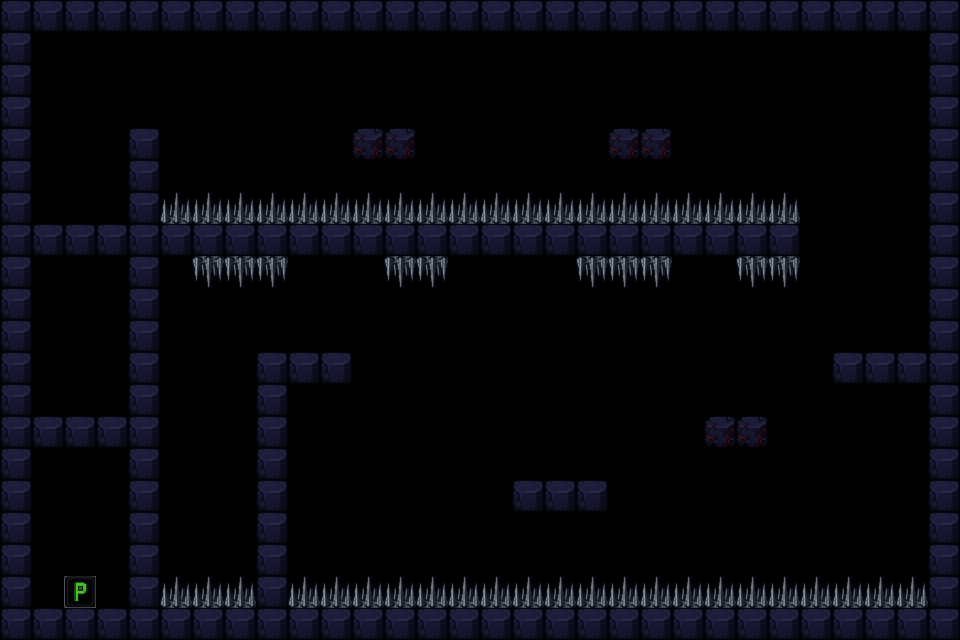

Below is a game level as drawn by its tile map, then a one-line description and the .tmx file that defines it, in full:
An orthogonal 30x20 tile map with 32x32 px tiles, 5 tile layers (solid, oneway, cracked, traps, ...).

<map version="1.10" tiledversion="1.12.1" orientation="orthogonal" renderorder="right-down" width="30" height="20" tilewidth="32" tileheight="32" infinite="0" nextlayerid="11" nextobjectid="1">
 <tileset firstgid="1" source="block.tsx" />
 <layer id="2" name="solid" width="30" height="20">
  <data encoding="csv">
9,9,9,9,9,9,9,9,9,9,9,9,9,9,9,9,9,9,9,9,9,9,9,9,9,9,9,9,9,9,
9,0,0,0,0,0,0,0,0,0,0,0,0,0,0,0,0,0,0,0,0,0,0,0,0,0,0,0,0,9,
9,0,0,0,0,0,0,0,0,0,0,0,0,0,0,0,0,0,0,0,0,0,0,0,0,0,0,0,0,9,
9,0,0,0,0,0,0,0,0,0,0,0,0,0,0,0,0,0,0,0,0,0,0,0,0,0,0,0,0,9,
9,0,0,0,9,0,0,0,0,0,0,0,0,0,0,0,0,0,0,0,0,0,0,0,0,0,0,0,0,9,
9,0,0,0,9,0,0,0,0,0,0,0,0,0,0,0,0,0,0,0,0,0,0,0,0,0,0,0,0,9,
9,0,0,0,9,0,0,0,0,0,0,0,0,0,0,0,0,0,0,0,0,0,0,0,0,0,0,0,0,9,
9,0,0,0,9,0,0,0,0,0,0,0,0,0,0,0,0,0,0,0,0,0,0,0,0,0,0,0,0,9,
9,0,0,0,9,0,0,0,0,0,0,0,0,0,0,0,0,0,0,0,0,0,0,0,0,0,0,0,0,9,
9,0,0,0,9,0,0,0,0,0,0,0,0,0,0,0,0,0,0,0,0,0,0,0,0,0,0,0,0,9,
9,0,0,0,9,0,0,0,0,0,0,0,0,0,0,0,0,0,0,0,0,0,0,0,0,0,0,0,0,9,
9,0,0,0,9,0,0,0,9,0,0,0,0,0,0,0,0,0,0,0,0,0,0,0,0,0,0,0,0,9,
9,0,0,0,9,0,0,0,9,0,0,0,0,0,0,0,0,0,0,0,0,0,0,0,0,0,0,0,0,9,
9,0,0,0,9,0,0,0,9,0,0,0,0,0,0,0,0,0,0,0,0,0,0,0,0,0,0,0,0,9,
9,0,0,0,9,0,0,0,9,0,0,0,0,0,0,0,0,0,0,0,0,0,0,0,0,0,0,0,0,9,
9,0,0,0,9,0,0,0,9,0,0,0,0,0,0,0,0,0,0,0,0,0,0,0,0,0,0,0,0,9,
9,0,0,0,9,0,0,0,9,0,0,0,0,0,0,0,0,0,0,0,0,0,0,0,0,0,0,0,0,9,
9,0,0,0,9,0,0,0,9,0,0,0,0,0,0,0,0,0,0,0,0,0,0,0,0,0,0,0,0,9,
9,0,0,0,9,0,0,0,9,0,0,0,0,0,0,0,0,0,0,0,0,0,0,0,0,0,0,0,0,9,
9,9,9,9,9,9,9,9,9,9,9,9,9,9,9,9,9,9,9,9,9,9,9,9,9,9,9,9,9,9
</data>
 </layer>
 <layer id="10" name="oneway" width="30" height="20">
  <data encoding="csv">
0,0,0,0,0,0,0,0,0,0,0,0,0,0,0,0,0,0,0,0,0,0,0,0,0,0,0,0,0,0,
0,0,0,0,0,0,0,0,0,0,0,0,0,0,0,0,0,0,0,0,0,0,0,0,0,0,0,0,0,0,
0,0,0,0,0,0,0,0,0,0,0,0,0,0,0,0,0,0,0,0,0,0,0,0,0,0,0,0,0,0,
0,0,0,0,0,0,0,0,0,0,0,0,0,0,0,0,0,0,0,0,0,0,0,0,0,0,0,0,0,0,
0,0,0,0,0,0,0,0,0,0,0,0,0,0,0,0,0,0,0,0,0,0,0,0,0,0,0,0,0,0,
0,0,0,0,0,0,0,0,0,0,0,0,0,0,0,0,0,0,0,0,0,0,0,0,0,0,0,0,0,0,
0,0,0,0,0,0,0,0,0,0,0,0,0,0,0,0,0,0,0,0,0,0,0,0,0,0,0,0,0,0,
0,9,9,9,0,9,9,9,9,9,9,9,9,9,9,9,9,9,9,9,9,9,9,9,9,0,0,0,0,0,
0,0,0,0,0,0,0,0,0,0,0,0,0,0,0,0,0,0,0,0,0,0,0,0,0,0,0,0,0,0,
0,0,0,0,0,0,0,0,0,0,0,0,0,0,0,0,0,0,0,0,0,0,0,0,0,0,0,0,0,0,
0,0,0,0,0,0,0,0,0,0,0,0,0,0,0,0,0,0,0,0,0,0,0,0,0,0,0,0,0,0,
0,0,0,0,0,0,0,0,0,9,9,0,0,0,0,0,0,0,0,0,0,0,0,0,0,0,9,9,9,0,
0,0,0,0,0,0,0,0,0,0,0,0,0,0,0,0,0,0,0,0,0,0,0,0,0,0,0,0,0,0,
0,9,9,9,0,0,0,0,0,0,0,0,0,0,0,0,0,0,0,0,0,0,0,0,0,0,0,0,0,0,
0,0,0,0,0,0,0,0,0,0,0,0,0,0,0,0,0,0,0,0,0,0,0,0,0,0,0,0,0,0,
0,0,0,0,0,0,0,0,0,0,0,0,0,0,0,0,9,9,9,0,0,0,0,0,0,0,0,0,0,0,
0,0,0,0,0,0,0,0,0,0,0,0,0,0,0,0,0,0,0,0,0,0,0,0,0,0,0,0,0,0,
0,0,0,0,0,0,0,0,0,0,0,0,0,0,0,0,0,0,0,0,0,0,0,0,0,0,0,0,0,0,
0,0,0,0,0,0,0,0,0,0,0,0,0,0,0,0,0,0,0,0,0,0,0,0,0,0,0,0,0,0,
0,0,0,0,0,0,0,0,0,0,0,0,0,0,0,0,0,0,0,0,0,0,0,0,0,0,0,0,0,0
</data>
 </layer>
 <layer id="9" name="cracked" width="30" height="20">
  <data encoding="csv">
0,0,0,0,0,0,0,0,0,0,0,0,0,0,0,0,0,0,0,0,0,0,0,0,0,0,0,0,0,0,
0,0,0,0,0,0,0,0,0,0,0,0,0,0,0,0,0,0,0,0,0,0,0,0,0,0,0,0,0,0,
0,0,0,0,0,0,0,0,0,0,0,0,0,0,0,0,0,0,0,0,0,0,0,0,0,0,0,0,0,0,
0,0,0,0,0,0,0,0,0,0,0,0,0,0,0,0,0,0,0,0,0,0,0,0,0,0,0,0,0,0,
0,0,0,0,0,0,0,0,0,0,0,11,11,0,0,0,0,0,0,11,11,0,0,0,0,0,0,0,0,0,
0,0,0,0,0,0,0,0,0,0,0,0,0,0,0,0,0,0,0,0,0,0,0,0,0,0,0,0,0,0,
0,0,0,0,0,0,0,0,0,0,0,0,0,0,0,0,0,0,0,0,0,0,0,0,0,0,0,0,0,0,
0,0,0,0,0,0,0,0,0,0,0,0,0,0,0,0,0,0,0,0,0,0,0,0,0,0,0,0,0,0,
0,0,0,0,0,0,0,0,0,0,0,0,0,0,0,0,0,0,0,0,0,0,0,0,0,0,0,0,0,0,
0,0,0,0,0,0,0,0,0,0,0,0,0,0,0,0,0,0,0,0,0,0,0,0,0,0,0,0,0,0,
0,0,0,0,0,0,0,0,0,0,0,0,0,0,0,0,0,0,0,0,0,0,0,0,0,0,0,0,0,0,
0,0,0,0,0,0,0,0,0,0,0,0,0,0,0,0,0,0,0,0,0,0,0,0,0,0,0,0,0,0,
0,0,0,0,0,0,0,0,0,0,0,0,0,0,0,0,0,0,0,0,0,0,0,0,0,0,0,0,0,0,
0,0,0,0,0,0,0,0,0,0,0,0,0,0,0,0,0,0,0,0,0,0,11,11,0,0,0,0,0,0,
0,0,0,0,0,0,0,0,0,0,0,0,0,0,0,0,0,0,0,0,0,0,0,0,0,0,0,0,0,0,
0,0,0,0,0,0,0,0,0,0,0,0,0,0,0,0,0,0,0,0,0,0,0,0,0,0,0,0,0,0,
0,0,0,0,0,0,0,0,0,0,0,0,0,0,0,0,0,0,0,0,0,0,0,0,0,0,0,0,0,0,
0,0,0,0,0,0,0,0,0,0,0,0,0,0,0,0,0,0,0,0,0,0,0,0,0,0,0,0,0,0,
0,0,0,0,0,0,0,0,0,0,0,0,0,0,0,0,0,0,0,0,0,0,0,0,0,0,0,0,0,0,
0,0,0,0,0,0,0,0,0,0,0,0,0,0,0,0,0,0,0,0,0,0,0,0,0,0,0,0,0,0
</data>
 </layer>
 <layer id="6" name="traps" width="30" height="20">
  <data encoding="csv">
0,0,0,0,0,0,0,0,0,0,0,0,0,0,0,0,0,0,0,0,0,0,0,0,0,0,0,0,0,0,
0,0,0,0,0,0,0,0,0,0,0,0,0,0,0,0,0,0,0,0,0,0,0,0,0,0,0,0,0,0,
0,0,0,0,0,0,0,0,0,0,0,0,0,0,0,0,0,0,0,0,0,0,0,0,0,0,0,0,0,0,
0,0,0,0,0,0,0,0,0,0,0,0,0,0,0,0,0,0,0,0,0,0,0,0,0,0,0,0,0,0,
0,0,0,0,0,0,0,0,0,0,0,0,0,0,0,0,0,0,0,0,0,0,0,0,0,0,0,0,0,0,
0,0,0,0,0,0,0,0,0,0,0,0,0,0,0,0,0,0,0,0,0,0,0,0,0,0,0,0,0,0,
0,0,0,0,0,2,2,2,2,2,2,2,2,2,2,2,2,2,2,2,2,2,2,2,2,0,0,0,0,0,
0,0,0,0,0,0,0,0,0,0,0,0,0,0,0,0,0,0,0,0,0,0,0,0,0,0,0,0,0,0,
0,0,0,0,0,0,1073741826,1073741826,1073741826,0,0,0,1073741826,1073741826,0,0,0,0,1073741826,1073741826,1073741826,0,0,1073741826,1073741826,0,0,0,0,0,
0,0,0,0,0,0,0,0,0,0,0,0,0,0,0,0,0,0,0,0,0,0,0,0,0,0,0,0,0,0,
0,0,0,0,0,0,0,0,0,0,0,0,0,0,0,0,0,0,0,0,0,0,0,0,0,0,0,0,0,0,
0,0,0,0,0,0,0,0,0,0,0,0,0,0,0,0,0,0,0,0,0,0,0,0,0,0,0,0,0,0,
0,0,0,0,0,0,0,0,0,0,0,0,0,0,0,0,0,0,0,0,0,0,0,0,0,0,0,0,0,0,
0,0,0,0,0,0,0,0,0,0,0,0,0,0,0,0,0,0,0,0,0,0,0,0,0,0,0,0,0,0,
0,0,0,0,0,0,0,0,0,0,0,0,0,0,0,0,0,0,0,0,0,0,0,0,0,0,0,0,0,0,
0,0,0,0,0,0,0,0,0,0,0,0,0,0,0,0,0,0,0,0,0,0,0,0,0,0,0,0,0,0,
0,0,0,0,0,0,0,0,0,0,0,0,0,0,0,0,0,0,0,0,0,0,0,0,0,0,0,0,0,0,
0,0,0,0,0,0,0,0,0,0,0,0,0,0,0,0,0,0,0,0,0,0,0,0,0,0,0,0,0,0,
0,0,0,0,0,2,2,2,0,2,2,2,2,2,2,2,2,2,2,2,2,2,2,2,2,2,2,2,2,0,
0,0,0,0,0,0,0,0,0,0,0,0,0,0,0,0,0,0,0,0,0,0,0,0,0,0,0,0,0,0
</data>
 </layer>
 <layer id="7" name="player" width="30" height="20">
  <data encoding="csv">
0,0,0,0,0,0,0,0,0,0,0,0,0,0,0,0,0,0,0,0,0,0,0,0,0,0,0,0,0,0,
0,0,0,0,0,0,0,0,0,0,0,0,0,0,0,0,0,0,0,0,0,0,0,0,0,0,0,0,0,0,
0,0,0,0,0,0,0,0,0,0,0,0,0,0,0,0,0,0,0,0,0,0,0,0,0,0,0,0,0,0,
0,0,0,0,0,0,0,0,0,0,0,0,0,0,0,0,0,0,0,0,0,0,0,0,0,0,0,0,0,0,
0,0,0,0,0,0,0,0,0,0,0,0,0,0,0,0,0,0,0,0,0,0,0,0,0,0,0,0,0,0,
0,0,0,0,0,0,0,0,0,0,0,0,0,0,0,0,0,0,0,0,0,0,0,0,0,0,0,0,0,0,
0,0,0,0,0,0,0,0,0,0,0,0,0,0,0,0,0,0,0,0,0,0,0,0,0,0,0,0,0,0,
0,0,0,0,0,0,0,0,0,0,0,0,0,0,0,0,0,0,0,0,0,0,0,0,0,0,0,0,0,0,
0,0,0,0,0,0,0,0,0,0,0,0,0,0,0,0,0,0,0,0,0,0,0,0,0,0,0,0,0,0,
0,0,0,0,0,0,0,0,0,0,0,0,0,0,0,0,0,0,0,0,0,0,0,0,0,0,0,0,0,0,
0,0,0,0,0,0,0,0,0,0,0,0,0,0,0,0,0,0,0,0,0,0,0,0,0,0,0,0,0,0,
0,0,0,0,0,0,0,0,0,0,0,0,0,0,0,0,0,0,0,0,0,0,0,0,0,0,0,0,0,0,
0,0,0,0,0,0,0,0,0,0,0,0,0,0,0,0,0,0,0,0,0,0,0,0,0,0,0,0,0,0,
0,0,0,0,0,0,0,0,0,0,0,0,0,0,0,0,0,0,0,0,0,0,0,0,0,0,0,0,0,0,
0,0,0,0,0,0,0,0,0,0,0,0,0,0,0,0,0,0,0,0,0,0,0,0,0,0,0,0,0,0,
0,0,0,0,0,0,0,0,0,0,0,0,0,0,0,0,0,0,0,0,0,0,0,0,0,0,0,0,0,0,
0,0,0,0,0,0,0,0,0,0,0,0,0,0,0,0,0,0,0,0,0,0,0,0,0,0,0,0,0,0,
0,0,0,0,0,0,0,0,0,0,0,0,0,0,0,0,0,0,0,0,0,0,0,0,0,0,0,0,0,0,
0,0,14,0,0,0,0,0,0,0,0,0,0,0,0,0,0,0,0,0,0,0,0,0,0,0,0,0,0,0,
0,0,0,0,0,0,0,0,0,0,0,0,0,0,0,0,0,0,0,0,0,0,0,0,0,0,0,0,0,0
</data>
 </layer>
</map>
